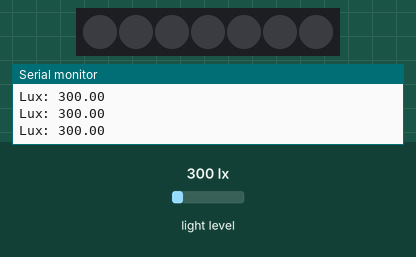
This sketch was run on a simulated Arduino Uno, built with avr-gcc and run on an emulated ATmega328P. Shown: 7 RGB LEDs in strip order, left to right, the last lines printed to the serial monitor. The test bench sets the inputs (shaded band); at power-on: light level 300 lx. Dim RGB values are drawn brighter than linear.

Above: at 1.2 s.
1.3 s: light level set to 21 lx
2.8 s: light level set to 17 lx
At 3.6 s:
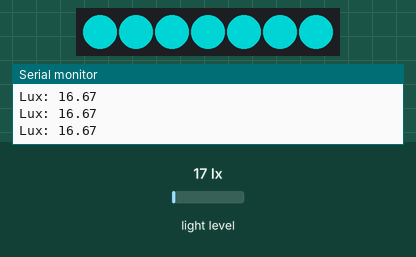
4.3 s: light level set to 40 lx
At 5.5 s:
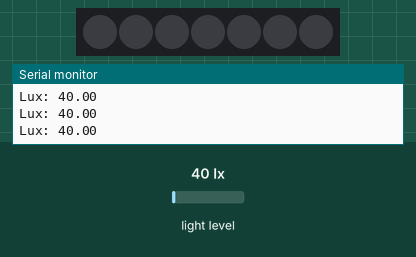
5.8 s: light level set to 0 lx
At 6.4 s:
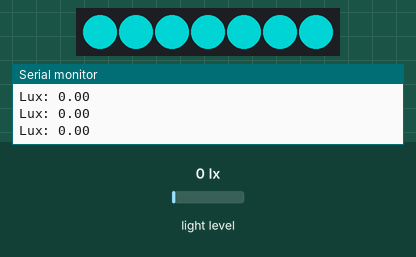
Timing chart, 0 to 8.3 s (numbered marks = the images above; inputs shaded):
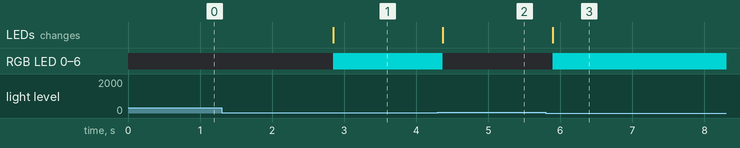

The sketch:

sketch_mar26b.ino
```cpp
#include <Wire.h>
#include <BH1750.h>
#include <FastLED.h>

// Define the number of LEDs in the strip
#define NUM_LEDS 7

// Define the data pin for the LED strip
#define DATA_PIN 3

// Create an instance of the BH1750 sensor
BH1750 lightMeter;

// Create an array to hold the LED data
CRGB leds[NUM_LEDS];

// Define the RGB color for the LED strip (0-255 for each channel)
uint8_t redValue = 0;   // Red channel value (0-255)
uint8_t greenValue = 128; // Green channel value (0-255)
uint8_t blueValue = 128;    // Blue channel value (0-255)

void setup() {
  Serial.begin(9600);

  // Initialize the FastLED library
  FastLED.addLeds<WS2812B, DATA_PIN, GRB>(leds, NUM_LEDS);

  // Initialize the BH1750 sensor
  Wire.begin();
  lightMeter.begin();
}

void loop() {
  // Read the lux value from the BH1750 sensor
  float lux = lightMeter.readLightLevel();

  // Print the lux value to the serial monitor
  Serial.print("Lux: ");
  Serial.println(lux);

  // If the lux value is lower than 500, turn on the LED strip with the specified RGB color
  if (lux < 20) {
    fill_solid(leds, NUM_LEDS, CRGB(redValue, greenValue, blueValue));
    FastLED.show();
  } else {
    // Otherwise, turn off the LED strip
    fill_solid(leds, NUM_LEDS, CRGB::Black);
    FastLED.show();
  }

  delay(100); // Add a small delay to avoid flooding the serial monitor
}
```

Measured:
- the behaviour switches between 20 and 19 lx on light level (found by bisection; images 0 and 1)
- after the input at 2.8 s, RGB LED 0–6: off → RGB(0, 128, 128) after 0.05 s; the LEDs: change after 0.05 s (image 1)
- after the input at 4.3 s, RGB LED 0–6: RGB(0, 128, 128) → off after 0.07 s; the LEDs: change after 0.07 s (image 2)
- after the input at 5.8 s, RGB LED 0–6: off → RGB(0, 128, 128) after 0.10 s; the LEDs: change after 0.10 s (image 3)
